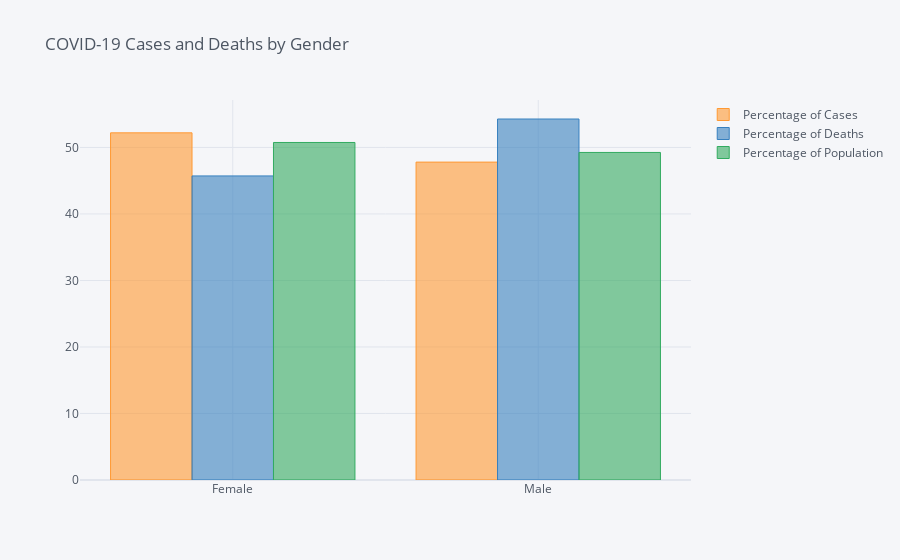

The cell this chart's notebook holds for it:
### Code cell
# create interactive bar plot showing case, death, and population percentages by gender
comb_sex.iplot(kind='bar', x ='gender', y =['Percentage of Cases', 'Percentage of Deaths', 'Percentage of Population'], title='COVID-19 Cases and Deaths by Gender')

### Figure 1 — Plotly figure (JSON) as saved in the notebook; plotly's stock layout.template omitted (floating-point values rounded to 4 significant figures)
{"data": [{"marker": {"color": "rgba(255, 153, 51, 0.6)", "line": {"color": "rgba(255, 153, 51, 1.0)", "width": 1}}, "name": "Percentage of Cases", "orientation": "v", "text": "", "type": "bar", "x": ["Female", "Male"], "y": [52.2, 47.8]}, {"marker": {"color": "rgba(55, 128, 191, 0.6)", "line": {"color": "rgba(55, 128, 191, 1.0)", "width": 1}}, "name": "Percentage of Deaths", "orientation": "v", "text": "", "type": "bar", "x": ["Female", "Male"], "y": [45.72, 54.28]}, {"marker": {"color": "rgba(50, 171, 96, 0.6)", "line": {"color": "rgba(50, 171, 96, 1.0)", "width": 1}}, "name": "Percentage of Population", "orientation": "v", "text": "", "type": "bar", "x": ["Female", "Male"], "y": [50.75, 49.25]}], "layout": {"legend": {"bgcolor": "#F5F6F9", "font": {"color": "#4D5663"}}, "paper_bgcolor": "#F5F6F9", "plot_bgcolor": "#F5F6F9", "title": {"font": {"color": "#4D5663"}, "text": "COVID-19 Cases and Deaths by Gender"}, "xaxis": {"gridcolor": "#E1E5ED", "showgrid": true, "tickfont": {"color": "#4D5663"}, "title": {"font": {"color": "#4D5663"}, "text": ""}, "zerolinecolor": "#E1E5ED"}, "yaxis": {"gridcolor": "#E1E5ED", "showgrid": true, "tickfont": {"color": "#4D5663"}, "title": {"font": {"color": "#4D5663"}, "text": ""}, "zerolinecolor": "#E1E5ED"}}}
